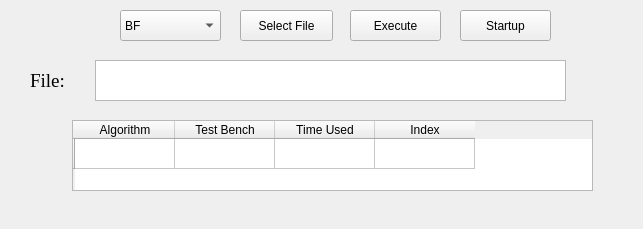
<?xml version="1.0" encoding="UTF-8"?>
<ui version="4.0">
 <class>singlemode</class>
 <widget class="QWidget" name="singlemode">
  <property name="geometry">
   <rect>
    <x>0</x>
    <y>0</y>
    <width>643</width>
    <height>229</height>
   </rect>
  </property>
  <property name="windowTitle">
   <string>Form</string>
  </property>
  <widget class="QPushButton" name="pushButton_3">
   <property name="geometry">
    <rect>
     <x>350</x>
     <y>10</y>
     <width>91</width>
     <height>31</height>
    </rect>
   </property>
   <property name="text">
    <string>Execute</string>
   </property>
  </widget>
  <widget class="QPushButton" name="pushButton_4">
   <property name="geometry">
    <rect>
     <x>460</x>
     <y>10</y>
     <width>91</width>
     <height>31</height>
    </rect>
   </property>
   <property name="text">
    <string>Startup</string>
   </property>
  </widget>
  <widget class="QComboBox" name="comboBox">
   <property name="geometry">
    <rect>
     <x>120</x>
     <y>10</y>
     <width>101</width>
     <height>31</height>
    </rect>
   </property>
   <item>
    <property name="text">
     <string>BF</string>
    </property>
   </item>
   <item>
    <property name="text">
     <string>KMP</string>
    </property>
   </item>
   <item>
    <property name="text">
     <string>RK</string>
    </property>
   </item>
   <item>
    <property name="text">
     <string>BM</string>
    </property>
   </item>
  </widget>
  <widget class="QPushButton" name="pushButton">
   <property name="geometry">
    <rect>
     <x>240</x>
     <y>10</y>
     <width>93</width>
     <height>31</height>
    </rect>
   </property>
   <property name="text">
    <string>Select File</string>
   </property>
  </widget>
  <widget class="QPlainTextEdit" name="plainTextEdit">
   <property name="geometry">
    <rect>
     <x>95</x>
     <y>60</y>
     <width>471</width>
     <height>41</height>
    </rect>
   </property>
   <property name="font">
    <font>
     <family>Times New Roman</family>
     <pointsize>12</pointsize>
    </font>
   </property>
  </widget>
  <widget class="QLabel" name="label">
   <property name="geometry">
    <rect>
     <x>30</x>
     <y>60</y>
     <width>63</width>
     <height>41</height>
    </rect>
   </property>
   <property name="font">
    <font>
     <family>Times New Roman</family>
     <pointsize>14</pointsize>
    </font>
   </property>
   <property name="text">
    <string>&lt;html&gt;&lt;head/&gt;&lt;body&gt;&lt;p align=&quot;right&quot;&gt;&lt;span style=&quot; font-size:14pt; font-weight:700;&quot;&gt;File: &lt;/span&gt;&lt;/p&gt;&lt;/body&gt;&lt;/html&gt;</string>
   </property>
  </widget>
  <widget class="QTableWidget" name="tableWidget">
   <property name="geometry">
    <rect>
     <x>72</x>
     <y>120</y>
     <width>521</width>
     <height>71</height>
    </rect>
   </property>
   <row>
    <property name="text">
     <string/>
    </property>
   </row>
   <column>
    <property name="text">
     <string>Algorithm</string>
    </property>
   </column>
   <column>
    <property name="text">
     <string>Test Bench</string>
    </property>
   </column>
   <column>
    <property name="text">
     <string>Time Used</string>
    </property>
   </column>
   <column>
    <property name="text">
     <string>Index</string>
    </property>
   </column>
  </widget>
 </widget>
 <resources/>
 <connections/>
</ui>
